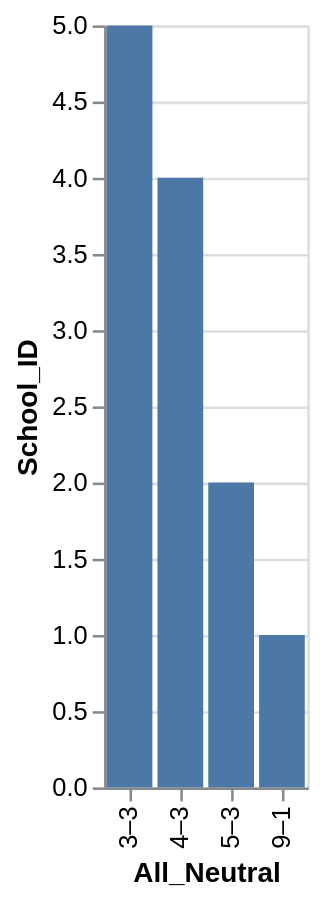

Vega-Lite specification for this chart:
### Vega-Lite specification from a JSON file in a GitHub repository (floating-point values rounded to 4 significant figures)
{"data": {"values": [{"x_data": "3–3", "y_data": 5}, {"x_data": "4–3", "y_data": 4}, {"x_data": "5–3", "y_data": 2}, {"x_data": "9–1", "y_data": 1}]}, "mark": "bar", "encoding": {"x": {"field": "x_data", "type": "nominal", "title": "All_Neutral", "sort": "ascending"}, "y": {"field": "y_data", "type": "quantitative", "title": "School_ID"}}}
